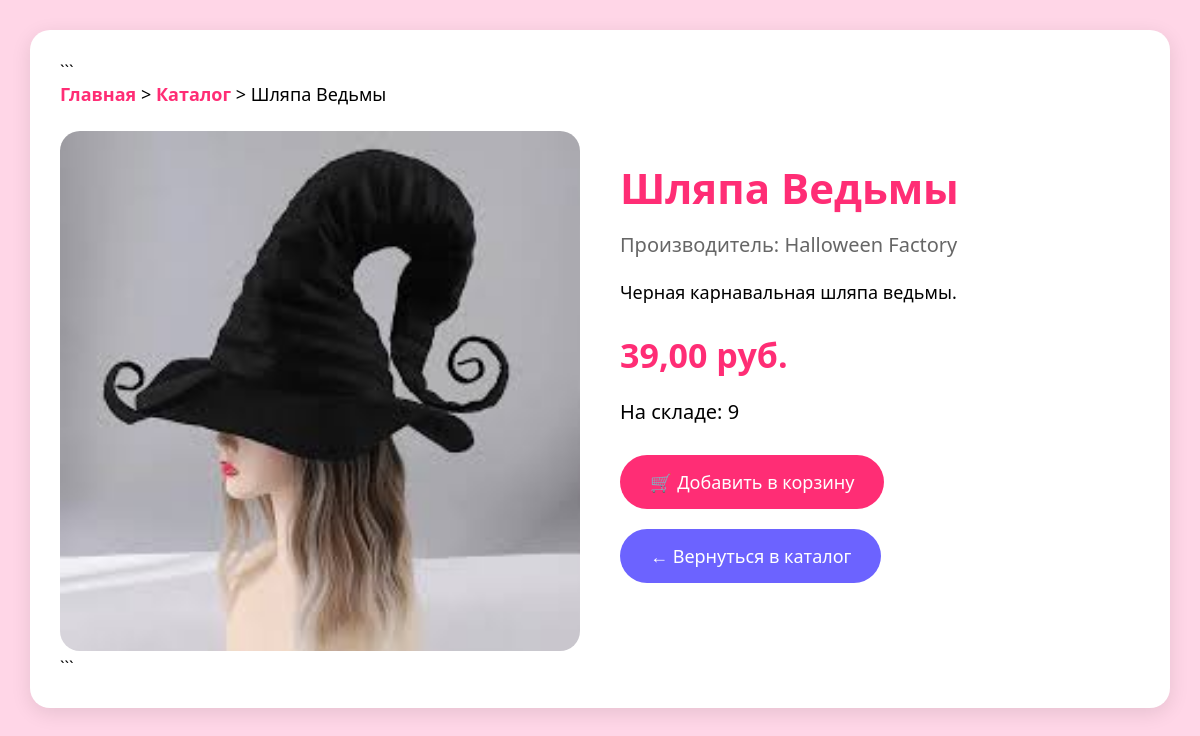
Screenshot of /catalog/7/ with the database file from the repository.
### store/models.py (models this page shows, shortened)
class Product(models.Model):
    name = models.CharField(
        max_length=200,
        verbose_name="Название"
    )
    description = models.TextField(
        verbose_name="Описание"
    )
    photo = models.ImageField(
        upload_to="products/",
        verbose_name="Фото товара"
    )
    price = models.DecimalField(
        max_digits=10,
        decimal_places=2,
        validators=[MinValueValidator(0)],
        verbose_name="Цена"
    )
    stock_quantity = models.IntegerField(
        validators=[MinValueValidator(0)],
        verbose_name="Количество на складе"
    )
    categories = models.ManyToManyField(
    Category,
    verbose_name="Категории товаров"
)
    manufacturer = models.ForeignKey(
        Manufacturer,
        on_delete=models.CASCADE,
        verbose_name="Производитель"
    )
    class Meta:
        verbose_name = "Товар"
        verbose_name_plural = "Товары"

class Manufacturer(models.Model):
    name = models.CharField(
        max_length=100,
        verbose_name="Название"
    )
    country = models.CharField(
        max_length=100,
        verbose_name="Страна"
    )
    description = models.TextField(
        blank=True,
        verbose_name="Описание"
    )
    class Meta:
        verbose_name = "Производитель"
        verbose_name_plural = "Производители"

### store/views.py (the view)
# urls.py: path('catalog/<int:pk>/', views.product_detail, name='product_detail'),
def product_detail(request, pk):
    product = get_object_or_404(Product, pk=pk)
    return render(
        request,
        'store/product_detail.html',
        {'product': product}
    )

### store/templates/store/product_detail.html (shortened to what this page needs)
<!DOCTYPE html>
<html lang="ru">
<head>
</head>
<body>
<div class="container">
```
<div class="breadcrumbs">
    <a href="/">Главная</a>
    >
    <a href="/catalog/">Каталог</a>
    >
    {{ product.name }}
</div>
<div class="product">
    <div class="left">
        {% if product.photo %}
            <img
                src="{{ product.photo.url }}"
                alt="{{ product.name }}"
            >
        {% endif %}
    </div>
    <div class="right">
        <h1 class="title">
            {{ product.name }}
        </h1>
        <div class="manufacturer">
            Производитель:
            {{ product.manufacturer.name }}
        </div>
        <div class="description">
            {{ product.description }}
        </div>
        <div class="price">
            {{ product.price }} руб.
        </div>
        <div class="stock">
            На складе:
            {{ product.stock_quantity }}
        </div>
        {% if product.stock_quantity > 0 %}
            <a
                href="{% url 'add_to_cart' product.id %}"
                class="btn"
            >
                🛒 Добавить в корзину
            </a>
        {% endif %}
        <br>
        <a
            href="/catalog/"
            class="btn back-btn"
        >
            ← Вернуться в каталог
        </a>
    </div>
</div>
```
</div>
</body>
</html>

### store/templates/store/product_detail.html (style rules this page uses)
body { font-family:'Segoe UI',sans-serif; background:#ffd6e7; margin:0; padding:30px; }
.container { max-width:1200px; margin:auto; background:white; padding:30px; border-radius:20px; box-shadow: 0 5px 20px rgba(0,0,0,.1); }
.breadcrumbs { margin-bottom:25px; font-size:18px; }
.breadcrumbs a { text-decoration:none; color:#ff2d75; font-weight:bold; }
.product { display:flex; gap:40px; align-items:flex-start; }
.left { width:50%; }
.right { width:50%; }
.left img { width:100%; max-height:600px; object-fit:contain; background:white; border-radius:20px; }
.title { font-size:42px; color:#ff2d75; margin-bottom:15px; }
.manufacturer { font-size:20px; color:#666; margin-bottom:20px; }
.description { font-size:18px; line-height:1.6; margin-bottom:25px; }
.price { font-size:34px; font-weight:bold; color:#ff2d75; margin-bottom:20px; }
.stock { font-size:20px; margin-bottom:30px; }
.btn { display:inline-block; padding:15px 30px; background:#ff2d75; color:white; text-decoration:none; border:none; border-radius:50px; font-size:18px; cursor:pointer; }
.back-btn { background:#6c63ff; margin-top:20px; }

### rows the page displays
Product: name "Шляпа Ведьмы", photo (picture), manufacturer.name "Halloween Factory", description "Черная карнавальная шляпа ведьмы.", price "39,00", stock_quantity "9"
